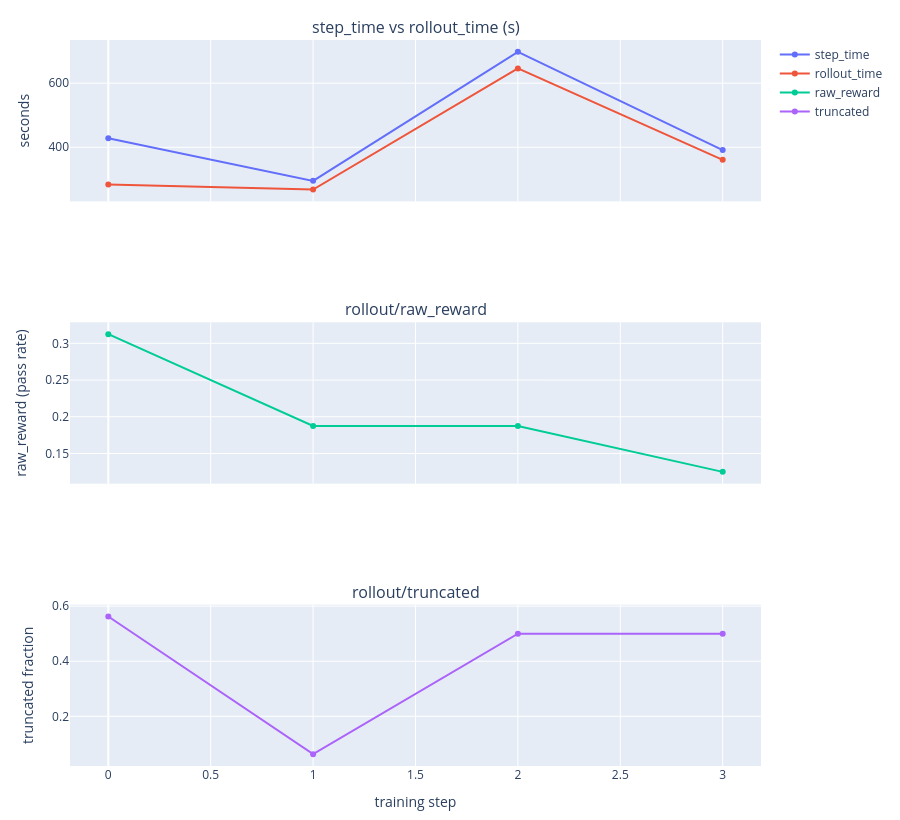

The notebook cell this image was saved under:
### Markdown cell above
## 7. Monitoring training

A single cell drives the whole monitoring view. On every refresh it prints the W&B run link (parsed from `train.log`, pinned at the top so it doesn't scroll away) followed by a live tail of `train.log`. What it shows below that depends on where the run currently is:

- During the rollout phase, before the first training step has finished, it reuses the rollout monitor (`rollout_panel` from `notebook-monitoring/`) to show a per-sample view of turns and rewards.
- Once the first full rollout and training step complete, it switches over to live, hover-able line charts.

Those charts are rendered directly in the notebook, using data parsed from `train.log`, so you see the same curves whether or not you're also looking at W&B:

- **Timing** — `step_time` (`perf/step_time`) plotted against `rollout_time` (`perf/rollout_time`).
- **Reward** — `rollout/raw_reward`, the pass rate, per step.
- **Truncated** — `rollout/truncated` per step.
- **Turns** — the average number of agent turns per rollout at each step, computed from the trial trajectories (the trainer's own `agent/turns_mean` is 0 for the Harbor agent, so this is counted from the saved transcripts instead).

The charts use plotly (installed automatically on first run) with `hovermode="x unified"`, so hovering any point shows the Y value for every series at that step. Below the charts you'll also find a per-step table, reprinted on every refresh so no step is ever dropped from view, and the turns-per-sample breakdown for the most recent rollout. The cell re-renders in place as it goes; interrupting it (the stop button) only stops the cell from reading logs — it has no effect on the training run itself.

### Code cell
# Live training monitor: W&B link + train.log tail + current-step rollout panel +
# hover-able charts. Definitions live in notebook-monitoring/training_monitor.py. Interrupt to end.
import os, sys, importlib
sys.path.insert(0, os.path.join(
    os.environ.get("EX", os.path.join(os.getcwd(), "examples/experimental/qwen3-codecontests")),
    "notebook-monitoring"))
import rollout_monitor, training_monitor
importlib.reload(rollout_monitor); importlib.reload(training_monitor)
training_monitor.watch_training()

### Figure 1 — Plotly figure (JSON) as saved in the notebook; plotly's stock layout.template omitted (floating-point values rounded to 4 significant figures)
{"data": [{"mode": "lines+markers", "name": "step_time", "type": "scatter", "x": [0, 1, 2, 3], "xaxis": "x", "y": [427.8, 295.2, 697.8, 391.2], "yaxis": "y"}, {"mode": "lines+markers", "name": "rollout_time", "type": "scatter", "x": [0, 1, 2, 3], "xaxis": "x", "y": [283.6, 268.2, 646.0, 360.9], "yaxis": "y"}, {"mode": "lines+markers", "name": "raw_reward", "type": "scatter", "x": [0, 1, 2, 3], "xaxis": "x2", "y": [0.3125, 0.1875, 0.1875, 0.125], "yaxis": "y2"}, {"mode": "lines+markers", "name": "truncated", "type": "scatter", "x": [0, 1, 2, 3], "xaxis": "x3", "y": [0.5625, 0.0625, 0.5, 0.5], "yaxis": "y3"}], "layout": {"annotations": [{"font": {"size": 16}, "showarrow": false, "text": "step_time vs rollout_time (s)", "x": 0.5, "xanchor": "center", "xref": "paper", "y": 1, "yanchor": "bottom", "yref": "paper"}, {"font": {"size": 16}, "showarrow": false, "text": "rollout/raw_reward", "x": 0.5, "xanchor": "center", "xref": "paper", "y": 0.6111, "yanchor": "bottom", "yref": "paper"}, {"font": {"size": 16}, "showarrow": false, "text": "rollout/truncated", "x": 0.5, "xanchor": "center", "xref": "paper", "y": 0.2222, "yanchor": "bottom", "yref": "paper"}], "height": 820, "hovermode": "x unified", "margin": {"b": 45, "l": 70, "r": 20, "t": 40}, "xaxis": {"anchor": "y", "domain": [0, 1], "matches": "x3", "showticklabels": false}, "xaxis2": {"anchor": "y2", "domain": [0, 1], "matches": "x3", "showticklabels": false}, "xaxis3": {"anchor": "y3", "domain": [0, 1], "title": {"text": "training step"}}, "yaxis": {"anchor": "x", "domain": [0.7778, 1], "title": {"text": "seconds"}}, "yaxis2": {"anchor": "x2", "domain": [0.3889, 0.6111], "title": {"text": "raw_reward (pass rate)"}}, "yaxis3": {"anchor": "x3", "domain": [0, 0.2222], "title": {"text": "truncated fraction"}}}}
